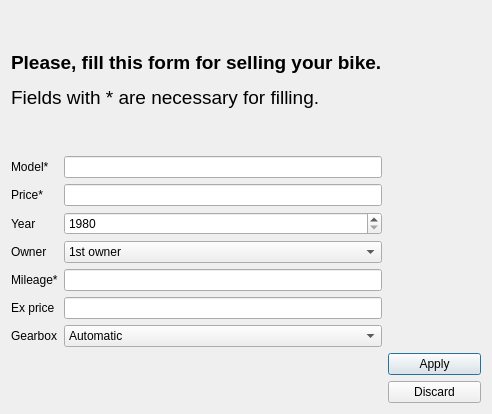
<?xml version="1.0" encoding="UTF-8"?>
<ui version="4.0">
 <class>AddRowDialog</class>
 <widget class="QDialog" name="AddRowDialog">
  <property name="geometry">
   <rect>
    <x>0</x>
    <y>0</y>
    <width>492</width>
    <height>414</height>
   </rect>
  </property>
  <property name="windowTitle">
   <string>Dialog</string>
  </property>
  <layout class="QGridLayout" name="gridLayout">
   <item row="0" column="0" colspan="2">
    <widget class="QLabel" name="label">
     <property name="text">
      <string>&lt;html&gt;&lt;head/&gt;&lt;body&gt;&lt;p&gt;&lt;span style=&quot; font-size:14pt; font-weight:700;&quot;&gt;Please, fill this form for selling your bike.&lt;/span&gt;&lt;/p&gt;&lt;p&gt;&lt;span style=&quot; font-size:14pt;&quot;&gt;Fields with * are necessary for filling.&lt;/span&gt;&lt;/p&gt;&lt;/body&gt;&lt;/html&gt;</string>
     </property>
    </widget>
   </item>
   <item row="1" column="0">
    <widget class="QLabel" name="modelLabel">
     <property name="maximumSize">
      <size>
       <width>50</width>
       <height>16777215</height>
      </size>
     </property>
     <property name="text">
      <string>Model*</string>
     </property>
    </widget>
   </item>
   <item row="1" column="1">
    <widget class="QLineEdit" name="modelLineEdit">
     <property name="text">
      <string/>
     </property>
    </widget>
   </item>
   <item row="2" column="0">
    <widget class="QLabel" name="selling_priceLabel_2">
     <property name="maximumSize">
      <size>
       <width>50</width>
       <height>16777215</height>
      </size>
     </property>
     <property name="text">
      <string>Price*</string>
     </property>
    </widget>
   </item>
   <item row="2" column="1">
    <widget class="QLineEdit" name="priceLineEdit"/>
   </item>
   <item row="3" column="0">
    <widget class="QLabel" name="yearLabel">
     <property name="maximumSize">
      <size>
       <width>50</width>
       <height>16777215</height>
      </size>
     </property>
     <property name="text">
      <string>Year</string>
     </property>
    </widget>
   </item>
   <item row="4" column="0">
    <widget class="QLabel" name="ownerLabel">
     <property name="maximumSize">
      <size>
       <width>50</width>
       <height>16777215</height>
      </size>
     </property>
     <property name="text">
      <string>Owner</string>
     </property>
    </widget>
   </item>
   <item row="4" column="1">
    <widget class="QComboBox" name="comboBox">
     <property name="currentText">
      <string>1st owner</string>
     </property>
     <property name="maxVisibleItems">
      <number>3</number>
     </property>
     <item>
      <property name="text">
       <string>1st owner</string>
      </property>
     </item>
     <item>
      <property name="text">
       <string>2nd owner</string>
      </property>
     </item>
     <item>
      <property name="text">
       <string>3rd owner</string>
      </property>
     </item>
     <item>
      <property name="text">
       <string>4th owner</string>
      </property>
     </item>
     <item>
      <property name="text">
       <string>5th owner</string>
      </property>
     </item>
     <item>
      <property name="text">
       <string>6th owner</string>
      </property>
     </item>
     <item>
      <property name="text">
       <string>7th owner</string>
      </property>
     </item>
    </widget>
   </item>
   <item row="5" column="0">
    <widget class="QLabel" name="mileageLabel">
     <property name="maximumSize">
      <size>
       <width>52</width>
       <height>16777215</height>
      </size>
     </property>
     <property name="text">
      <string>Mileage*</string>
     </property>
    </widget>
   </item>
   <item row="5" column="1">
    <widget class="QLineEdit" name="mileagelineEdit"/>
   </item>
   <item row="6" column="0">
    <widget class="QLabel" name="ex_priceLabel">
     <property name="maximumSize">
      <size>
       <width>50</width>
       <height>16777215</height>
      </size>
     </property>
     <property name="text">
      <string>Ex price</string>
     </property>
    </widget>
   </item>
   <item row="6" column="1">
    <widget class="QLineEdit" name="ex_priceLineEdit"/>
   </item>
   <item row="7" column="0">
    <widget class="QLabel" name="gearboxLabel">
     <property name="maximumSize">
      <size>
       <width>50</width>
       <height>20</height>
      </size>
     </property>
     <property name="text">
      <string>Gearbox</string>
     </property>
    </widget>
   </item>
   <item row="7" column="1">
    <widget class="QComboBox" name="comboBox_2">
     <item>
      <property name="text">
       <string>Automatic</string>
      </property>
     </item>
     <item>
      <property name="text">
       <string>1-speed</string>
      </property>
     </item>
     <item>
      <property name="text">
       <string>2-speed</string>
      </property>
     </item>
     <item>
      <property name="text">
       <string>3-speed</string>
      </property>
     </item>
     <item>
      <property name="text">
       <string>4-speed</string>
      </property>
     </item>
     <item>
      <property name="text">
       <string>5-speed</string>
      </property>
     </item>
     <item>
      <property name="text">
       <string>6-speed</string>
      </property>
     </item>
    </widget>
   </item>
   <item row="8" column="2">
    <widget class="QPushButton" name="applyButton">
     <property name="text">
      <string>Apply</string>
     </property>
    </widget>
   </item>
   <item row="9" column="2">
    <widget class="QPushButton" name="discardButton">
     <property name="text">
      <string>Discard</string>
     </property>
    </widget>
   </item>
   <item row="1" column="2">
    <spacer name="horizontalSpacer">
     <property name="orientation">
      <enum>Qt::Horizontal</enum>
     </property>
     <property name="sizeHint" stdset="0">
      <size>
       <width>40</width>
       <height>20</height>
      </size>
     </property>
    </spacer>
   </item>
   <item row="3" column="1">
    <widget class="QSpinBox" name="spinBox">
     <property name="minimum">
      <number>1980</number>
     </property>
     <property name="maximum">
      <number>2022</number>
     </property>
    </widget>
   </item>
  </layout>
 </widget>
 <resources/>
 <connections/>
</ui>
